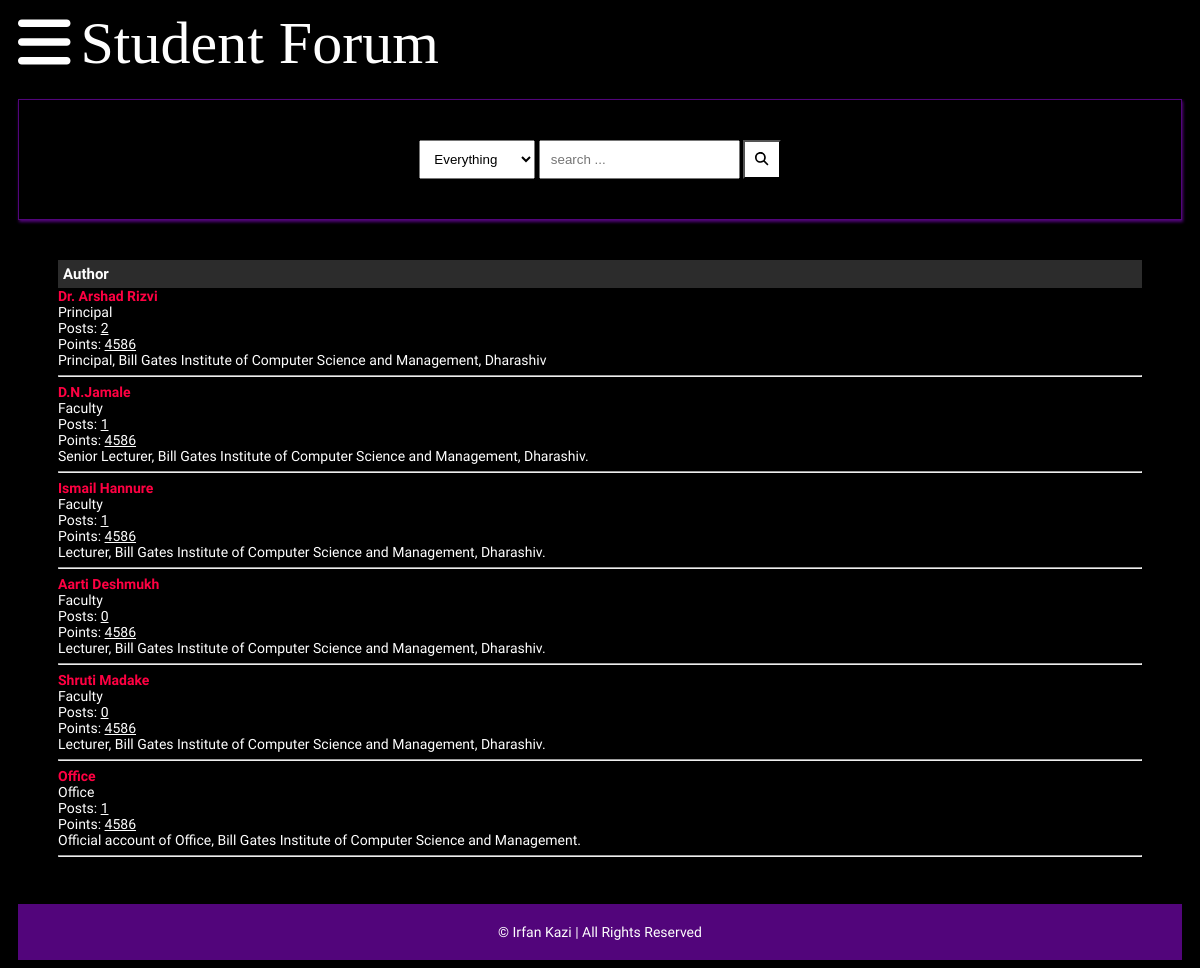
Page /detail.php on the earlier database version.
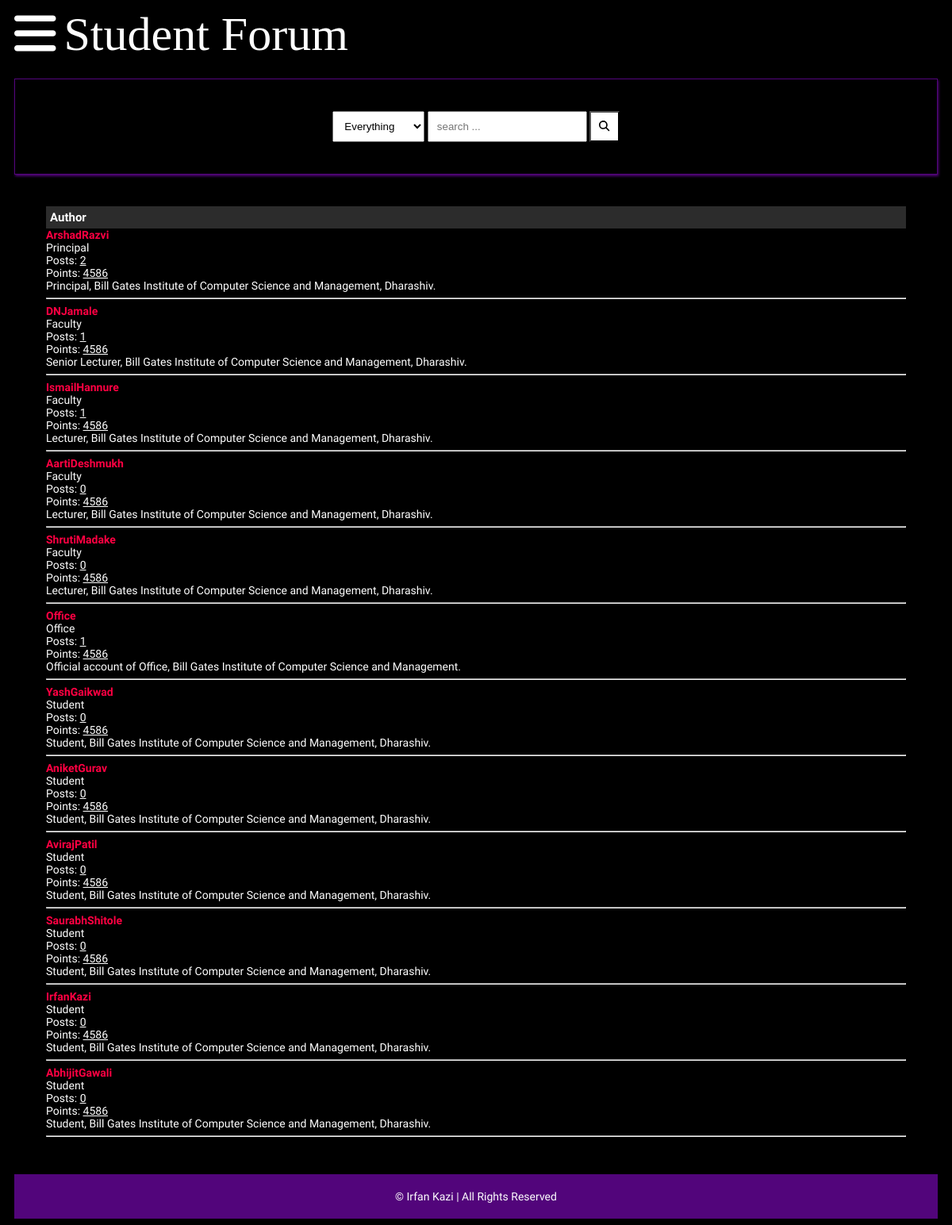
Same page on the later database version.
### tables this page shows
CREATE TABLE `user` (
  `id` int(11) NOT NULL,
  `username` text NOT NULL,
  `usertype` text NOT NULL,
  `created_at` timestamp NOT NULL DEFAULT current_timestamp() ON UPDATE current_timestamp(),
  `user_details` text NOT NULL DEFAULT 'General User',
  `totalposts` int(11) NOT NULL DEFAULT 0,
  `password` text NOT NULL
);

### detail.php (the view, shortened to what this page needs)
<?php
require('db.php');
$userstmt="SELECT * FROM user";
$runUS=mysqli_query($db,$userstmt);
?>
<!DOCTYPE html>
<html lang="en">
<head>
    <link rel="stylesheet" href="style.css">
    <link rel="stylesheet" href="https://cdnjs.cloudflare.com/ajax/libs/font-awesome/4.7.0/css/font-awesome.min.css">
    <link rel="stylesheet" type="text/css" href="all.css">
</head>
<body>
    <header>
        <div class="navbar">
            <a class="bar-icon" id="iconBar" onclick="hideIconBar()"><i class="fa fa-bars"></i></a>
            <div class="brand">Student Forum</div>
        </div>
        <div class="search-box">
            <div>
                <select name="" id="">
                    <option value="Everything">Everything</option>
                </select>
                <input type="text" name="q" placeholder="search ...">
                <button><i class="fa fa-search"></i></button>
            </div>
        </div>
    <div class="container">
        <div class="topic-container">
            <div class="head">
                <div class="authors">Author</div>
            </div>
            <div class="body-a">
            <?php while($post=mysqli_fetch_assoc($runUS))
                    {
                        $author=$post['id'];
                        $noofdescriptionsstmt="SELECT count(*) FROM descriptions WHERE author=".$author;
                        $runN=mysqli_query($db,$noofdescriptionsstmt);
                        $post1=mysqli_fetch_assoc($runN);
                    ?>
                <div class="authors">
                        <div class="username"><a href=""><?=$post['username']?></a></div>
                        <div><?=$post['usertype']?></div>
                        <div>Posts: <u><?=$post1['count(*)']?></u></div>
                        <div>Points: <u>4586</u></div>
                </div>
                <div class="content">
                    <?=$post['user_details']?>
                    <br>
                </div>
                  <hr>
                <?php
                    }
                    ?>
            </div>
        </div>
    </div>
    <footer>
        <span>&copy;  Irfan Kazi | All Rights Reserved</span>
    </footer>
</body>
</html>

### style.css (style rules this page uses)
* { box-sizing: border-box; }
html { font-size: 14px; font-family: 'Titillium Web', sans-serif; background-color:rgb(0,0,0); color:#FEFEFE; }
a { color:#FF0042; font-weight: bolder; text-decoration: none; }
.container { margin: 20px; padding: 20px; }
header { margin-inline: 10px; }
.navbar { display:flex; align-items: center; }
.bar-icon { font-size: 60px; display: inline-block; margin-right:10px; color: #fff; cursor: pointer; }
.brand { font-size:60px; display: inline-block; font-family:aquire; }
.search-box { border: solid 1px #52057b; margin-top: 20px; padding: 40px; display:flex; justify-content: center; box-shadow:1px 2px 3px #52057b; }
.search-box select { padding: 10px; }
.search-box input { padding: 10px; }
.search-box button { padding: 10px; background-color:#fff; color:#000000; }
footer { margin-top: 20px; padding: 20px; background-color: #52057b; display: block; text-align: center; }
.head { display: flex; background-color: #2C2C2C; padding: 5px; font-weight: bold; font-size: 15px; }
.authors { flex: 20%; }
.content { flex: 80%; }

Differences in the rows shown:
changed user "Principal": username "Dr. Arshad Rizvi" → "ArshadRazvi"; user_details "Principal, Bill Gates Institute of Computer Science and Management, Dharashiv" → "Principal, Bill Gates Institute of Computer Science and Management, Dharashiv."
changed user: username "D.N.Jamale" → "DNJamale"
changed user: username "Ismail Hannure" → "IsmailHannure"
changed user: username "Aarti Deshmukh" → "AartiDeshmukh"
changed user: username "Shruti Madake" → "ShrutiMadake"
added user: username "YashGaikwad", usertype "Student", count "0", user_details "Student, Bill Gates Institute of Computer Science and Management, Dharashiv."
added user: username "AniketGurav", usertype "Student", count "0", user_details "Student, Bill Gates Institute of Computer Science and Management, Dharashiv."
added user: username "AvirajPatil", usertype "Student", count "0", user_details "Student, Bill Gates Institute of Computer Science and Management, Dharashiv."
added user: username "SaurabhShitole", usertype "Student", count "0", user_details "Student, Bill Gates Institute of Computer Science and Management, Dharashiv."
added user: username "IrfanKazi", usertype "Student", count "0", user_details "Student, Bill Gates Institute of Computer Science and Management, Dharashiv."
added user: username "AbhijitGawali", usertype "Student", count "0", user_details "Student, Bill Gates Institute of Computer Science and Management, Dharashiv."
